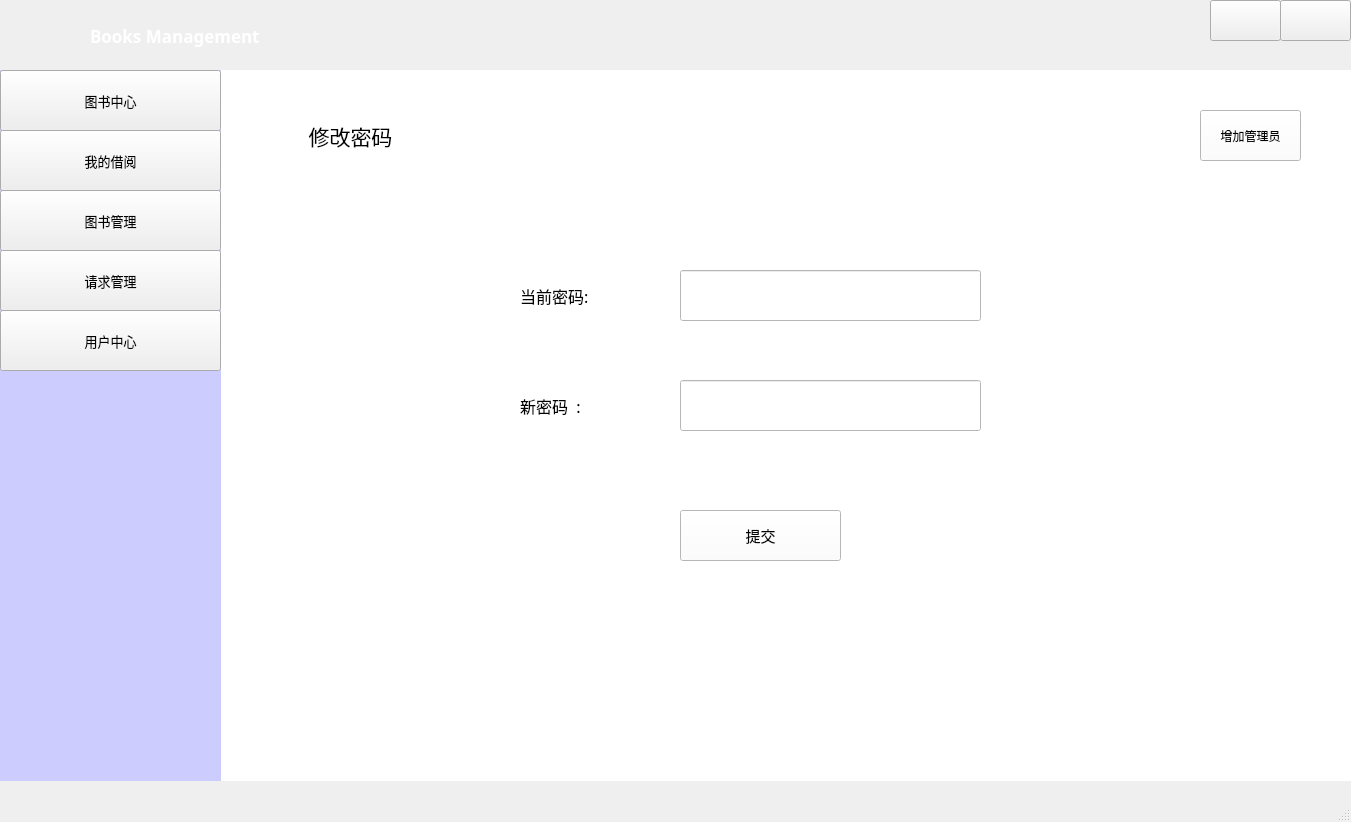
<?xml version="1.0" encoding="UTF-8"?>
<ui version="4.0">
 <class>MainWindow</class>
 <widget class="QMainWindow" name="MainWindow">
  <property name="geometry">
   <rect>
    <x>0</x>
    <y>0</y>
    <width>1351</width>
    <height>822</height>
   </rect>
  </property>
  <property name="sizePolicy">
   <sizepolicy hsizetype="Fixed" vsizetype="Fixed">
    <horstretch>0</horstretch>
    <verstretch>0</verstretch>
   </sizepolicy>
  </property>
  <property name="minimumSize">
   <size>
    <width>1351</width>
    <height>822</height>
   </size>
  </property>
  <property name="maximumSize">
   <size>
    <width>1351</width>
    <height>822</height>
   </size>
  </property>
  <property name="font">
   <font>
    <pointsize>9</pointsize>
   </font>
  </property>
  <property name="windowTitle">
   <string>MainWindow</string>
  </property>
  <property name="autoFillBackground">
   <bool>false</bool>
  </property>
  <property name="styleSheet">
   <string notr="true"/>
  </property>
  <widget class="QWidget" name="centralwidget">
   <widget class="QStackedWidget" name="stackedWidget">
    <property name="geometry">
     <rect>
      <x>220</x>
      <y>70</y>
      <width>1131</width>
      <height>711</height>
     </rect>
    </property>
    <property name="sizePolicy">
     <sizepolicy hsizetype="Preferred" vsizetype="Preferred">
      <horstretch>0</horstretch>
      <verstretch>0</verstretch>
     </sizepolicy>
    </property>
    <property name="font">
     <font>
      <family>微软雅黑</family>
     </font>
    </property>
    <property name="styleSheet">
     <string notr="true">background-color:white</string>
    </property>
    <property name="currentIndex">
     <number>1</number>
    </property>
    <widget class="QWidget" name="page">
     <widget class="QTableView" name="tableView">
      <property name="geometry">
       <rect>
        <x>30</x>
        <y>60</y>
        <width>1081</width>
        <height>571</height>
       </rect>
      </property>
      <property name="styleSheet">
       <string notr="true">border:none;</string>
      </property>
     </widget>
     <widget class="QLineEdit" name="lineEdit_search">
      <property name="geometry">
       <rect>
        <x>30</x>
        <y>10</y>
        <width>241</width>
        <height>41</height>
       </rect>
      </property>
      <property name="alignment">
       <set>Qt::AlignCenter</set>
      </property>
     </widget>
     <widget class="QPushButton" name="pushButton_search">
      <property name="geometry">
       <rect>
        <x>290</x>
        <y>10</y>
        <width>71</width>
        <height>41</height>
       </rect>
      </property>
      <property name="styleSheet">
       <string notr="true">background-color:#D1BBFF;
border:none;</string>
      </property>
      <property name="text">
       <string>查询</string>
      </property>
     </widget>
     <widget class="QPushButton" name="pushButton_resident">
      <property name="geometry">
       <rect>
        <x>1000</x>
        <y>10</y>
        <width>89</width>
        <height>41</height>
       </rect>
      </property>
      <property name="font">
       <font>
        <family>微软雅黑</family>
       </font>
      </property>
      <property name="styleSheet">
       <string notr="true">background-color:#D1BBFF;
border:none;</string>
      </property>
      <property name="text">
       <string>借阅</string>
      </property>
     </widget>
    </widget>
    <widget class="QWidget" name="page_UerCenter">
     <widget class="QStackedWidget" name="stackedWidget_2">
      <property name="geometry">
       <rect>
        <x>0</x>
        <y>0</y>
        <width>1131</width>
        <height>711</height>
       </rect>
      </property>
      <widget class="QWidget" name="page_managerCenter">
       <widget class="QLabel" name="label_centerName_2">
        <property name="geometry">
         <rect>
          <x>10</x>
          <y>40</y>
          <width>241</width>
          <height>51</height>
         </rect>
        </property>
        <property name="font">
         <font>
          <family>微软雅黑</family>
          <pointsize>16</pointsize>
         </font>
        </property>
        <property name="text">
         <string>修改密码</string>
        </property>
        <property name="alignment">
         <set>Qt::AlignCenter</set>
        </property>
       </widget>
       <widget class="QPushButton" name="pushButton_AddManager">
        <property name="geometry">
         <rect>
          <x>980</x>
          <y>40</y>
          <width>101</width>
          <height>51</height>
         </rect>
        </property>
        <property name="text">
         <string>增加管理员</string>
        </property>
       </widget>
       <widget class="QLineEdit" name="lineEdit_managenewpass">
        <property name="geometry">
         <rect>
          <x>460</x>
          <y>310</y>
          <width>301</width>
          <height>51</height>
         </rect>
        </property>
       </widget>
       <widget class="QPushButton" name="pushButton_managechange">
        <property name="geometry">
         <rect>
          <x>460</x>
          <y>440</y>
          <width>161</width>
          <height>51</height>
         </rect>
        </property>
        <property name="font">
         <font>
          <family>微软雅黑</family>
          <pointsize>11</pointsize>
         </font>
        </property>
        <property name="text">
         <string>提交</string>
        </property>
       </widget>
       <widget class="QLabel" name="label_manageoldpass">
        <property name="geometry">
         <rect>
          <x>300</x>
          <y>200</y>
          <width>101</width>
          <height>51</height>
         </rect>
        </property>
        <property name="font">
         <font>
          <family>微软雅黑</family>
          <pointsize>12</pointsize>
         </font>
        </property>
        <property name="text">
         <string>当前密码:</string>
        </property>
       </widget>
       <widget class="QLineEdit" name="lineEdit_manageoldpass">
        <property name="geometry">
         <rect>
          <x>460</x>
          <y>200</y>
          <width>301</width>
          <height>51</height>
         </rect>
        </property>
       </widget>
       <widget class="QLabel" name="label_managenewpass">
        <property name="geometry">
         <rect>
          <x>300</x>
          <y>310</y>
          <width>101</width>
          <height>51</height>
         </rect>
        </property>
        <property name="font">
         <font>
          <family>微软雅黑</family>
          <pointsize>12</pointsize>
         </font>
        </property>
        <property name="text">
         <string>新密码  :</string>
        </property>
       </widget>
      </widget>
      <widget class="QWidget" name="page_addbooks"/>
      <widget class="QWidget" name="page_changebooks"/>
      <widget class="QWidget" name="page_Ok">
       <widget class="QLabel" name="label_2">
        <property name="geometry">
         <rect>
          <x>520</x>
          <y>250</y>
          <width>101</width>
          <height>41</height>
         </rect>
        </property>
        <property name="font">
         <font>
          <family>微软雅黑</family>
          <pointsize>10</pointsize>
         </font>
        </property>
        <property name="styleSheet">
         <string notr="true">color:#99CC99</string>
        </property>
        <property name="text">
         <string>  操作成功!</string>
        </property>
       </widget>
       <widget class="QLabel" name="label_success">
        <property name="geometry">
         <rect>
          <x>520</x>
          <y>140</y>
          <width>100</width>
          <height>101</height>
         </rect>
        </property>
        <property name="text">
         <string/>
        </property>
       </widget>
       <widget class="QPushButton" name="pushButton_yes">
        <property name="geometry">
         <rect>
          <x>510</x>
          <y>350</y>
          <width>121</width>
          <height>61</height>
         </rect>
        </property>
        <property name="text">
         <string>确定</string>
        </property>
       </widget>
      </widget>
      <widget class="QWidget" name="page_AddManager">
       <widget class="QLabel" name="label_addmanagename">
        <property name="geometry">
         <rect>
          <x>300</x>
          <y>200</y>
          <width>101</width>
          <height>51</height>
         </rect>
        </property>
        <property name="font">
         <font>
          <family>微软雅黑</family>
          <pointsize>12</pointsize>
         </font>
        </property>
        <property name="text">
         <string>管理员:</string>
        </property>
       </widget>
       <widget class="QLineEdit" name="lineEdit_managenewnameadd">
        <property name="geometry">
         <rect>
          <x>460</x>
          <y>200</y>
          <width>301</width>
          <height>51</height>
         </rect>
        </property>
       </widget>
       <widget class="QLabel" name="label_addmanegepass">
        <property name="geometry">
         <rect>
          <x>300</x>
          <y>310</y>
          <width>101</width>
          <height>51</height>
         </rect>
        </property>
        <property name="font">
         <font>
          <family>微软雅黑</family>
          <pointsize>12</pointsize>
         </font>
        </property>
        <property name="text">
         <string>密码  :</string>
        </property>
       </widget>
       <widget class="QLineEdit" name="lineEdit_managenewpassadd">
        <property name="geometry">
         <rect>
          <x>460</x>
          <y>310</y>
          <width>301</width>
          <height>51</height>
         </rect>
        </property>
       </widget>
       <widget class="QPushButton" name="pushButton_newmanege">
        <property name="geometry">
         <rect>
          <x>460</x>
          <y>440</y>
          <width>161</width>
          <height>51</height>
         </rect>
        </property>
        <property name="font">
         <font>
          <family>微软雅黑</family>
          <pointsize>11</pointsize>
         </font>
        </property>
        <property name="text">
         <string>提交</string>
        </property>
       </widget>
       <widget class="QLabel" name="label_centerName_3">
        <property name="geometry">
         <rect>
          <x>10</x>
          <y>40</y>
          <width>241</width>
          <height>51</height>
         </rect>
        </property>
        <property name="font">
         <font>
          <family>微软雅黑</family>
          <pointsize>16</pointsize>
         </font>
        </property>
        <property name="text">
         <string>添加管理员</string>
        </property>
        <property name="alignment">
         <set>Qt::AlignCenter</set>
        </property>
       </widget>
       <widget class="QPushButton" name="pushButton_changePassword">
        <property name="geometry">
         <rect>
          <x>980</x>
          <y>40</y>
          <width>101</width>
          <height>51</height>
         </rect>
        </property>
        <property name="text">
         <string>修改密码</string>
        </property>
       </widget>
      </widget>
      <widget class="QWidget" name="page_uerCenter">
       <widget class="QLineEdit" name="lineEdit_usernew">
        <property name="geometry">
         <rect>
          <x>460</x>
          <y>310</y>
          <width>301</width>
          <height>51</height>
         </rect>
        </property>
       </widget>
       <widget class="QPushButton" name="pushButton_userchange">
        <property name="geometry">
         <rect>
          <x>460</x>
          <y>440</y>
          <width>161</width>
          <height>51</height>
         </rect>
        </property>
        <property name="font">
         <font>
          <family>微软雅黑</family>
          <pointsize>11</pointsize>
         </font>
        </property>
        <property name="text">
         <string>提交</string>
        </property>
       </widget>
       <widget class="QLineEdit" name="lineEdit_userold">
        <property name="geometry">
         <rect>
          <x>460</x>
          <y>200</y>
          <width>301</width>
          <height>51</height>
         </rect>
        </property>
       </widget>
       <widget class="QLabel" name="label_userOldpassword">
        <property name="geometry">
         <rect>
          <x>300</x>
          <y>200</y>
          <width>101</width>
          <height>51</height>
         </rect>
        </property>
        <property name="font">
         <font>
          <family>微软雅黑</family>
          <pointsize>12</pointsize>
         </font>
        </property>
        <property name="text">
         <string>当前密码:</string>
        </property>
       </widget>
       <widget class="QLabel" name="label_usernewpassword">
        <property name="geometry">
         <rect>
          <x>300</x>
          <y>310</y>
          <width>101</width>
          <height>51</height>
         </rect>
        </property>
        <property name="font">
         <font>
          <family>微软雅黑</family>
          <pointsize>12</pointsize>
         </font>
        </property>
        <property name="text">
         <string>新密码  :</string>
        </property>
       </widget>
       <widget class="QLabel" name="label_userCenter">
        <property name="geometry">
         <rect>
          <x>10</x>
          <y>40</y>
          <width>241</width>
          <height>51</height>
         </rect>
        </property>
        <property name="font">
         <font>
          <family>微软雅黑</family>
          <pointsize>16</pointsize>
         </font>
        </property>
        <property name="text">
         <string>修改密码</string>
        </property>
        <property name="alignment">
         <set>Qt::AlignCenter</set>
        </property>
       </widget>
      </widget>
     </widget>
    </widget>
    <widget class="QWidget" name="page_2">
     <widget class="QTableView" name="tableView_2">
      <property name="geometry">
       <rect>
        <x>30</x>
        <y>60</y>
        <width>1081</width>
        <height>571</height>
       </rect>
      </property>
      <property name="styleSheet">
       <string notr="true">border:none;</string>
      </property>
     </widget>
     <widget class="QPushButton" name="pushButton_cancelR">
      <property name="geometry">
       <rect>
        <x>1010</x>
        <y>10</y>
        <width>89</width>
        <height>41</height>
       </rect>
      </property>
      <property name="styleSheet">
       <string notr="true">background-color:#D1BBFF;
border:none;</string>
      </property>
      <property name="text">
       <string>取消借阅</string>
      </property>
     </widget>
     <widget class="QPushButton" name="pushButton_return">
      <property name="geometry">
       <rect>
        <x>900</x>
        <y>10</y>
        <width>89</width>
        <height>41</height>
       </rect>
      </property>
      <property name="styleSheet">
       <string notr="true">background-color:#D1BBFF;
border:none;</string>
      </property>
      <property name="text">
       <string>归还图书</string>
      </property>
     </widget>
     <widget class="QPushButton" name="pushButton_search_2">
      <property name="geometry">
       <rect>
        <x>290</x>
        <y>10</y>
        <width>71</width>
        <height>41</height>
       </rect>
      </property>
      <property name="styleSheet">
       <string notr="true">background-color:#D1BBFF;
border:none;</string>
      </property>
      <property name="text">
       <string>查询</string>
      </property>
     </widget>
     <widget class="QLineEdit" name="lineEdit_search_2">
      <property name="geometry">
       <rect>
        <x>30</x>
        <y>10</y>
        <width>241</width>
        <height>41</height>
       </rect>
      </property>
      <property name="alignment">
       <set>Qt::AlignCenter</set>
      </property>
     </widget>
    </widget>
    <widget class="QWidget" name="page_bookmanage">
     <widget class="QTableView" name="tableView_3">
      <property name="geometry">
       <rect>
        <x>30</x>
        <y>60</y>
        <width>1081</width>
        <height>571</height>
       </rect>
      </property>
      <property name="styleSheet">
       <string notr="true">border:none;</string>
      </property>
     </widget>
     <widget class="QLineEdit" name="lineEdit_search_3">
      <property name="geometry">
       <rect>
        <x>30</x>
        <y>10</y>
        <width>241</width>
        <height>41</height>
       </rect>
      </property>
      <property name="alignment">
       <set>Qt::AlignCenter</set>
      </property>
     </widget>
     <widget class="QPushButton" name="pushButton_seach_3">
      <property name="geometry">
       <rect>
        <x>290</x>
        <y>10</y>
        <width>71</width>
        <height>41</height>
       </rect>
      </property>
      <property name="styleSheet">
       <string notr="true">background-color:#D1BBFF;
border:none;</string>
      </property>
      <property name="text">
       <string>查询</string>
      </property>
     </widget>
     <widget class="QPushButton" name="pushButton_deleteManage">
      <property name="geometry">
       <rect>
        <x>1020</x>
        <y>10</y>
        <width>71</width>
        <height>41</height>
       </rect>
      </property>
      <property name="styleSheet">
       <string notr="true">background-color:#D1BBFF;
border:none;</string>
      </property>
      <property name="text">
       <string>删除</string>
      </property>
     </widget>
     <widget class="QPushButton" name="pushButton_addbooks">
      <property name="geometry">
       <rect>
        <x>930</x>
        <y>10</y>
        <width>71</width>
        <height>41</height>
       </rect>
      </property>
      <property name="styleSheet">
       <string notr="true">background-color:#D1BBFF;
border:none;</string>
      </property>
      <property name="text">
       <string>增加</string>
      </property>
     </widget>
     <widget class="QPushButton" name="pushButton_xiugai">
      <property name="geometry">
       <rect>
        <x>840</x>
        <y>10</y>
        <width>71</width>
        <height>41</height>
       </rect>
      </property>
      <property name="styleSheet">
       <string notr="true">background-color:#D1BBFF;
border:none;</string>
      </property>
      <property name="text">
       <string>修改</string>
      </property>
     </widget>
    </widget>
    <widget class="QWidget" name="page_ADDbooks">
     <widget class="QLineEdit" name="lineEdit_3">
      <property name="geometry">
       <rect>
        <x>480</x>
        <y>210</y>
        <width>321</width>
        <height>51</height>
       </rect>
      </property>
      <property name="font">
       <font>
        <family>微软雅黑</family>
        <pointsize>11</pointsize>
       </font>
      </property>
     </widget>
     <widget class="QLabel" name="label_7">
      <property name="geometry">
       <rect>
        <x>320</x>
        <y>370</y>
        <width>111</width>
        <height>51</height>
       </rect>
      </property>
      <property name="font">
       <font>
        <family>微软雅黑</family>
        <pointsize>12</pointsize>
       </font>
      </property>
      <property name="text">
       <string>价格:</string>
      </property>
      <property name="alignment">
       <set>Qt::AlignCenter</set>
      </property>
     </widget>
     <widget class="QLineEdit" name="lineEdit_6">
      <property name="geometry">
       <rect>
        <x>480</x>
        <y>450</y>
        <width>321</width>
        <height>51</height>
       </rect>
      </property>
      <property name="font">
       <font>
        <family>微软雅黑</family>
        <pointsize>11</pointsize>
       </font>
      </property>
     </widget>
     <widget class="QLabel" name="label_3">
      <property name="geometry">
       <rect>
        <x>320</x>
        <y>50</y>
        <width>111</width>
        <height>51</height>
       </rect>
      </property>
      <property name="font">
       <font>
        <family>微软雅黑</family>
        <pointsize>12</pointsize>
       </font>
      </property>
      <property name="text">
       <string>编号:</string>
      </property>
      <property name="alignment">
       <set>Qt::AlignCenter</set>
      </property>
     </widget>
     <widget class="QLabel" name="label_4">
      <property name="geometry">
       <rect>
        <x>320</x>
        <y>130</y>
        <width>111</width>
        <height>51</height>
       </rect>
      </property>
      <property name="font">
       <font>
        <family>微软雅黑</family>
        <pointsize>12</pointsize>
       </font>
      </property>
      <property name="text">
       <string>书名:</string>
      </property>
      <property name="alignment">
       <set>Qt::AlignCenter</set>
      </property>
     </widget>
     <widget class="QPushButton" name="pushButton_3">
      <property name="geometry">
       <rect>
        <x>480</x>
        <y>610</y>
        <width>151</width>
        <height>51</height>
       </rect>
      </property>
      <property name="font">
       <font>
        <family>微软雅黑</family>
        <pointsize>11</pointsize>
       </font>
      </property>
      <property name="text">
       <string>确认</string>
      </property>
     </widget>
     <widget class="QLabel" name="label_8">
      <property name="geometry">
       <rect>
        <x>320</x>
        <y>450</y>
        <width>111</width>
        <height>51</height>
       </rect>
      </property>
      <property name="font">
       <font>
        <family>微软雅黑</family>
        <pointsize>12</pointsize>
       </font>
      </property>
      <property name="text">
       <string>库存:</string>
      </property>
      <property name="alignment">
       <set>Qt::AlignCenter</set>
      </property>
     </widget>
     <widget class="QLabel" name="label_6">
      <property name="geometry">
       <rect>
        <x>320</x>
        <y>290</y>
        <width>111</width>
        <height>51</height>
       </rect>
      </property>
      <property name="font">
       <font>
        <family>微软雅黑</family>
        <pointsize>12</pointsize>
       </font>
      </property>
      <property name="text">
       <string>出版社:</string>
      </property>
      <property name="alignment">
       <set>Qt::AlignCenter</set>
      </property>
     </widget>
     <widget class="QLineEdit" name="lineEdit_2">
      <property name="geometry">
       <rect>
        <x>480</x>
        <y>130</y>
        <width>321</width>
        <height>51</height>
       </rect>
      </property>
      <property name="font">
       <font>
        <family>微软雅黑</family>
        <pointsize>11</pointsize>
       </font>
      </property>
     </widget>
     <widget class="QLabel" name="label_9">
      <property name="geometry">
       <rect>
        <x>320</x>
        <y>530</y>
        <width>111</width>
        <height>51</height>
       </rect>
      </property>
      <property name="font">
       <font>
        <family>微软雅黑</family>
        <pointsize>12</pointsize>
       </font>
      </property>
      <property name="text">
       <string>总数:</string>
      </property>
      <property name="alignment">
       <set>Qt::AlignCenter</set>
      </property>
     </widget>
     <widget class="QLineEdit" name="lineEdit">
      <property name="geometry">
       <rect>
        <x>480</x>
        <y>50</y>
        <width>321</width>
        <height>51</height>
       </rect>
      </property>
      <property name="font">
       <font>
        <family>微软雅黑</family>
        <pointsize>11</pointsize>
       </font>
      </property>
     </widget>
     <widget class="QLineEdit" name="lineEdit_7">
      <property name="geometry">
       <rect>
        <x>480</x>
        <y>530</y>
        <width>321</width>
        <height>51</height>
       </rect>
      </property>
      <property name="font">
       <font>
        <family>微软雅黑</family>
        <pointsize>11</pointsize>
       </font>
      </property>
     </widget>
     <widget class="QLabel" name="label_5">
      <property name="geometry">
       <rect>
        <x>320</x>
        <y>210</y>
        <width>111</width>
        <height>51</height>
       </rect>
      </property>
      <property name="font">
       <font>
        <family>微软雅黑</family>
        <pointsize>12</pointsize>
       </font>
      </property>
      <property name="text">
       <string>作者:</string>
      </property>
      <property name="alignment">
       <set>Qt::AlignCenter</set>
      </property>
     </widget>
     <widget class="QLineEdit" name="lineEdit_5">
      <property name="geometry">
       <rect>
        <x>480</x>
        <y>370</y>
        <width>321</width>
        <height>51</height>
       </rect>
      </property>
      <property name="font">
       <font>
        <family>微软雅黑</family>
        <pointsize>11</pointsize>
       </font>
      </property>
     </widget>
     <widget class="QLineEdit" name="lineEdit_4">
      <property name="geometry">
       <rect>
        <x>480</x>
        <y>290</y>
        <width>321</width>
        <height>51</height>
       </rect>
      </property>
      <property name="font">
       <font>
        <family>微软雅黑</family>
        <pointsize>11</pointsize>
       </font>
      </property>
     </widget>
    </widget>
    <widget class="QWidget" name="page_Request">
     <widget class="QTableView" name="tableView_bookRequest">
      <property name="geometry">
       <rect>
        <x>5</x>
        <y>61</y>
        <width>1121</width>
        <height>591</height>
       </rect>
      </property>
      <property name="styleSheet">
       <string notr="true">border:none;</string>
      </property>
     </widget>
     <widget class="QPushButton" name="pushButton_toReturn">
      <property name="geometry">
       <rect>
        <x>10</x>
        <y>10</y>
        <width>91</width>
        <height>41</height>
       </rect>
      </property>
      <property name="text">
       <string>归还请求</string>
      </property>
     </widget>
     <widget class="QPushButton" name="pushButton_disagree">
      <property name="geometry">
       <rect>
        <x>900</x>
        <y>10</y>
        <width>91</width>
        <height>41</height>
       </rect>
      </property>
      <property name="text">
       <string>拒绝</string>
      </property>
     </widget>
     <widget class="QPushButton" name="pushButton_agree">
      <property name="geometry">
       <rect>
        <x>1030</x>
        <y>10</y>
        <width>91</width>
        <height>41</height>
       </rect>
      </property>
      <property name="text">
       <string>确认</string>
      </property>
     </widget>
    </widget>
   </widget>
   <widget class="QPushButton" name="pushButton_close">
    <property name="geometry">
     <rect>
      <x>1280</x>
      <y>0</y>
      <width>71</width>
      <height>41</height>
     </rect>
    </property>
    <property name="text">
     <string/>
    </property>
   </widget>
   <widget class="QPushButton" name="pushButton_min">
    <property name="geometry">
     <rect>
      <x>1210</x>
      <y>0</y>
      <width>71</width>
      <height>41</height>
     </rect>
    </property>
    <property name="text">
     <string/>
    </property>
   </widget>
   <widget class="QLabel" name="label_menu">
    <property name="geometry">
     <rect>
      <x>0</x>
      <y>70</y>
      <width>221</width>
      <height>711</height>
     </rect>
    </property>
    <property name="styleSheet">
     <string notr="true">background-color:#CCCCFF</string>
    </property>
    <property name="text">
     <string/>
    </property>
   </widget>
   <widget class="QPushButton" name="pushButton">
    <property name="geometry">
     <rect>
      <x>0</x>
      <y>70</y>
      <width>221</width>
      <height>61</height>
     </rect>
    </property>
    <property name="font">
     <font>
      <family>微软雅黑</family>
      <pointsize>10</pointsize>
     </font>
    </property>
    <property name="styleSheet">
     <string notr="true"/>
    </property>
    <property name="text">
     <string>图书中心</string>
    </property>
   </widget>
   <widget class="QPushButton" name="pushButton_2">
    <property name="geometry">
     <rect>
      <x>0</x>
      <y>130</y>
      <width>221</width>
      <height>61</height>
     </rect>
    </property>
    <property name="font">
     <font>
      <family>微软雅黑</family>
      <pointsize>10</pointsize>
     </font>
    </property>
    <property name="styleSheet">
     <string notr="true"/>
    </property>
    <property name="text">
     <string>我的借阅</string>
    </property>
   </widget>
   <widget class="QPushButton" name="pushButton_bookManage">
    <property name="geometry">
     <rect>
      <x>0</x>
      <y>190</y>
      <width>221</width>
      <height>61</height>
     </rect>
    </property>
    <property name="font">
     <font>
      <family>微软雅黑</family>
      <pointsize>10</pointsize>
     </font>
    </property>
    <property name="styleSheet">
     <string notr="true"/>
    </property>
    <property name="text">
     <string>图书管理</string>
    </property>
   </widget>
   <widget class="QPushButton" name="pushButton_UserCenter">
    <property name="geometry">
     <rect>
      <x>0</x>
      <y>310</y>
      <width>221</width>
      <height>61</height>
     </rect>
    </property>
    <property name="font">
     <font>
      <family>微软雅黑</family>
      <pointsize>10</pointsize>
     </font>
    </property>
    <property name="styleSheet">
     <string notr="true"/>
    </property>
    <property name="text">
     <string>用户中心</string>
    </property>
   </widget>
   <widget class="QLabel" name="label_bookIcon">
    <property name="geometry">
     <rect>
      <x>20</x>
      <y>10</y>
      <width>55</width>
      <height>55</height>
     </rect>
    </property>
    <property name="text">
     <string/>
    </property>
   </widget>
   <widget class="QLabel" name="label">
    <property name="geometry">
     <rect>
      <x>90</x>
      <y>10</y>
      <width>231</width>
      <height>51</height>
     </rect>
    </property>
    <property name="font">
     <font>
      <family>微软雅黑</family>
      <pointsize>13</pointsize>
      <weight>75</weight>
      <bold>true</bold>
     </font>
    </property>
    <property name="styleSheet">
     <string notr="true">color:white;</string>
    </property>
    <property name="text">
     <string>Books Management</string>
    </property>
   </widget>
   <widget class="QPushButton" name="pushButton_RequestManage">
    <property name="geometry">
     <rect>
      <x>0</x>
      <y>250</y>
      <width>221</width>
      <height>61</height>
     </rect>
    </property>
    <property name="font">
     <font>
      <family>微软雅黑</family>
      <pointsize>10</pointsize>
     </font>
    </property>
    <property name="styleSheet">
     <string notr="true"/>
    </property>
    <property name="text">
     <string>请求管理</string>
    </property>
   </widget>
  </widget>
  <widget class="QStatusBar" name="statusbar"/>
 </widget>
 <resources/>
 <connections/>
</ui>
